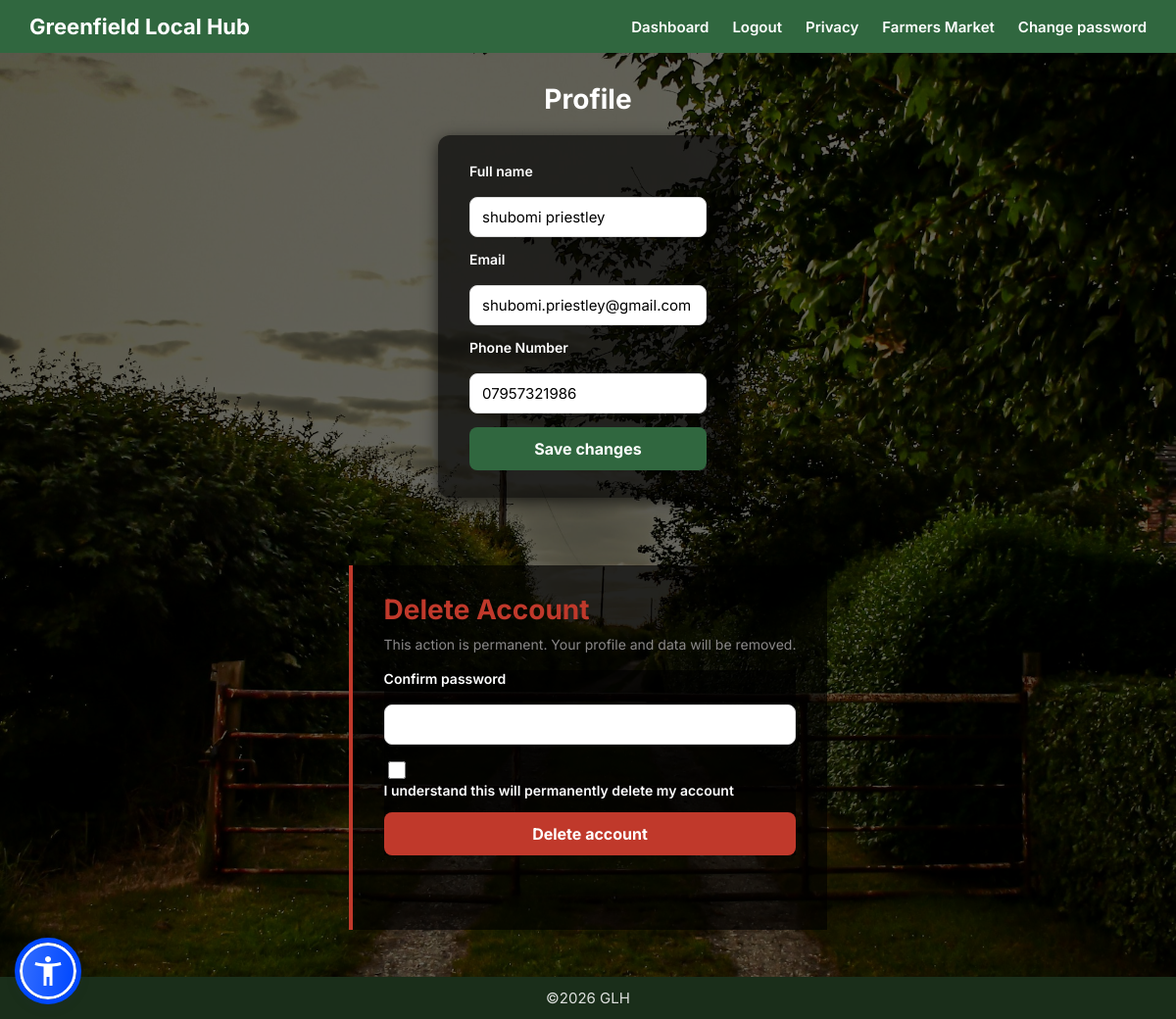
Page /auth/account (signed in) on the committed database.
### models.py (models this page shows, shortened)
class User(db.Model, UserMixin):
    __tablename__ = "users"
    user_id       = db.Column(db.Integer, primary_key=True)
    role          = db.Column(SAEnum(Role), nullable=False)
    email         = db.Column(db.String(120), unique=True, index=True, nullable=False)
    phone_number  = db.Column(db.String(20), unique=True, index=True, nullable=False)
    password_hash = db.Column(db.Text, nullable=False)
    full_name     = db.Column(db.String(120))
    dob           = db.Column(db.Date)
    created_at    = db.Column(db.DateTime, nullable=False, default=UTC_NOW)
    last_login    = db.Column(db.DateTime)
    orders = db.relationship("Orders", back_populates="user", cascade="all, delete-orphan", lazy="dynamic")
    """ verify if the provided password matches the stored hash. Returns true if correct. False otherwise"""

### auth/routes.py (the view, shortened to what this page needs)
@bp.route("/account", methods=["GET", "POST"])
@login_required
def profile():
    form = ProfileForm(obj=current_user)
    delete_form = DeleteAccountForm()
    if form.errors:
        print("PROFILE ERRORS:", form.errors)
    return render_template("auth/profile.html", form=form, delete_form=delete_form)

### auth/forms.py
class ProfileForm(FlaskForm):
    full_name = StringField(
        "Full name",
        validators=[
            valid_name,
            Length(min=2, max=49),
            Regexp(NAME_PATTERN, message="Use letters, spaces, hyphens or apostrophes."),
        ],
    )
    email = StringField(
        "Email",
        validators=[DataRequired(), Email()],
    )
    phone_number = StringField('Phone Number', [
        DataRequired(),
        Regexp(r'^\+?\d{10,15}$', message="Enter a valid phone number.")
    ])
    submit = SubmitField("Save changes")

class DeleteAccountForm(FlaskForm):
    password = PasswordField("Confirm password", validators=[DataRequired()])
    confirm = BooleanField(
        "I understand this will permanently delete my account",
        validators=[DataRequired()],
    )
    delete_submit = SubmitField("Delete account")

### app.py (called while the page is built)
@login_manager.user_loader
def load_user(user_id):
    return db.session.get(User, int(user_id))

@app.before_request
def _dump_routes_once():
    if not getattr(app, "_routes_dumped", False):
        print("\n=== ROUTES (endpoint -> url) ===")
        for r in app.url_map.iter_rules():
            print(f"{r.endpoint:25} -> {r.rule}")
        print("================================\n")
        app._routes_dumped = True

### templates/auth/profile.html (shortened to what this page needs)
{%extends "base.html" %}
{% block extra_css %}
<link rel="stylesheet" href="{{ url_for ('static', filename='auth/profile.css') }}">
{% endblock %}
{% block content %}
    <div class="hero">
        <div class="green-header">
             <div class="left-side">
                <h1>Greenfield Local Hub</h1>
            </div>
            <nav class="top-nav">
                <a href="{{ url_for('customer.customer_dashboard') }}">Dashboard</a>
                <a href="{{ url_for('auth.logout') }}">Logout</a>
                <a href="{{ url_for('public.privacy') }}">Privacy</a>
                <a href="{{ url_for('customer.Farmers_Market') }}">Farmers Market</a>
                <a href="{{ url_for('auth.change_password') }}">Change password</a>
            </nav>
        </div>
        <h2>Profile</h2>
        <form method="POST" action="{{ url_for('auth.profile') }}" class="form" novalidate>
            <label>{{ form.full_name.label }} {{ form.full_name() }}</label>
            <label>{{ form.email.label }} {{ form.email() }}</label>
            <label>{{ form.phone_number.label }} {{ form.phone_number() }}</label>
            {{ form.submit(class_="btn") }}
        </form>
        <section class="danger">
            <h3>Delete Account</h3>
            <p>This action is permanent. Your profile and data will be removed.</p>
            <form method="POST" action="{{ url_for('auth.profile') }}" class="form" novalidate>
                <label>{{ delete_form.password.label }} {{ delete_form.password() }}</label>
                <label class="checkbox">
                    {{ delete_form.confirm() }} {{ delete_form.confirm.label }}
                </label>
                {{ delete_form.delete_submit(class_="button danger") }}
            </form>
        </section>
    </div>
{% endblock %}

### static/css/global.css (style rules this page uses)
div, a { font-family: 'Inter', sans-serif; }
html, body { margin: 0; padding: 0; font-family: 'Inter', sans-serif; }

### static/auth/profile.css (style rules this page uses)
body { margin: 0; padding: 0; background: #1a2e1a; }
.hero { min-height: 100vh; width: 100%; background-image: url("/static/images/oakley-smith-8qnF7sE4BXs-unsplash.jpg"); background-size: cover; background-position: center; background-repeat: no-repeat; display: flex; flex-direction: column; position: relative; }
.hero::before { content: ""; position: absolute; top: 0; left: 0; width: 100%; height: 100%; background: rgba(0, 0, 0, 0.6); z-index: 0; }
.green-header { background: #30673f; display: flex; align-items: center; justify-content: space-between; padding: 14px 30px; position: sticky; top: 0; z-index: 100; }
.green-header .left-side h1 { margin: 0; font-size: 22px; color: #ffffff; font-weight: 700; }
.top-nav { display: flex; gap: 24px; align-items: center; }
.top-nav a { color: #ffffff; font-weight: 600; text-decoration: none; font-size: 15px; transition: color 0.2s; }
h2, .form, hr, .danger { position: relative; z-index: 1; }
h2 { color: #fff; font-size: 28px; font-weight: 700; text-align: center; margin: 30px 0 20px; text-shadow: rgba(0, 0, 0, 0.4); }
.form { background: rgba(0, 0, 0, 0.651); max-width: 500px; margin: 0 auto 20px; padding: 28px 32px; border-radius: 12px; box-shadow: 0 4px 16px rgba(0, 0, 0, 0.651); box-sizing: border-box; }
.form label { display: block; font-size: 14px; font-weight: 600; color: #ffffff; margin-bottom: 14px; }
.form input[type="text"], .form input[type="email"], .form input[type="password"] { width: 100%; padding: 10px 12px; border: 1px solid #ddd; border-radius: 8px; font-size: 15px; font-family: inherit; box-sizing: border-box; margin-top: 4px; transition: border-color 0.2s; }
.btn { display: block; width: 100%; background: #30673f; color: #fff; border: none; padding: 12px; border-radius: 8px; font-size: 16px; font-weight: 700; cursor: pointer; font-family: inherit; transition: background 0.2s; margin-top: 8px; }
.danger { max-width: 500px; margin: 0 auto 48px; background: rgba(0, 0, 0, 0.651); padding: 28px 32px; border-left: 4px solid #c0392b; box-shadow: 0 4px 16px rgna(0, 0, 0, 0.15); box-sizing: border-box; }
.danger h3 { font-size: 28px; font-weight: 700; color: #c0392b; margin: 0 0 8px; }
.danger p { font-size: 14px; color: #8a8888; margin: 0 0 16px; line-height: 1.5; }
.danger .form { background-color: none; padding: 0; margin: 0; box-shadow: none; border-radius: 0; }
.checkbox { display: flex; align-items: center; gap: 8px; font-size: 14px; color: #333; margin-bottom: 14px; }
.checkbox input[type="checkbox"] { width: 18px; height: 18px; accent-color: #c0932b; }
.button.danger { display: block; width: 100%; background: #c0392b; color: #fff; border: none; padding: 12px; border-radius: 8px; font-size: 16px; font-weight: 700; cursor: pointer; font-family: inherit; transition: background 0.2s; }

### rows in the picture
User: full_name "shubomi priestley", email "shubomi.priestley@gmail.com", phone_number "07957321986"

### other values in the picture
{{ delete_form.password.label }} "Confirm password"
{{ delete_form.confirm.label }} "I understand this will permanently delete my account"
